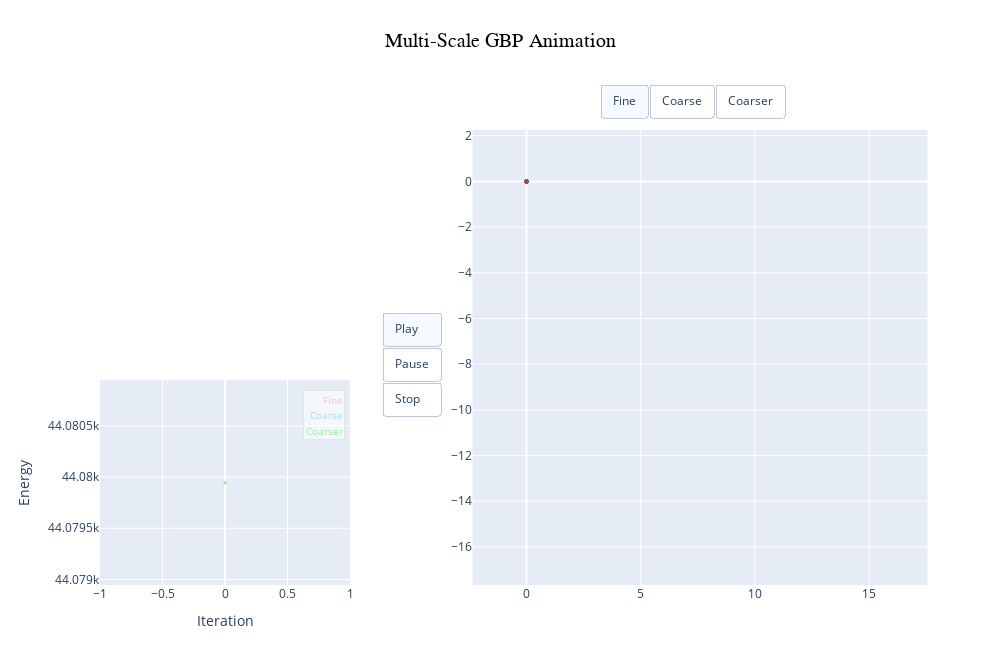

Notebook source saved alongside this figure:
### Code cell
import numpy as np
import plotly.graph_objects as go
import plotly.express as px

# Function to ensure only point visibility is toggled by buttons,
# while energy curves always stay visible (last 3 traces)
def make_visibility(show_fine, show_coarse, show_coarser):
    return [show_fine, show_coarse, show_coarser, True, True, True]

# Compute overall axis bounds for equal scaling
all_points = np.concatenate([
    linpoints_log.reshape(-1, 2),
    linpoints_log_coarse.reshape(-1, 2),
    linpoints_log_coarser.reshape(-1, 2)
], axis=0)

x_min, y_min = all_points.min(axis=0)
x_max, y_max = all_points.max(axis=0)

x_range = x_max - x_min
y_range = y_max - y_min
max_range = max(x_range, y_range) / 2

x_center = (x_max + x_min) / 2
y_center = (y_max + y_min) / 2

x_min_equal = x_center - max_range - 0.001 * max_range
x_max_equal = x_center + max_range + 0.001 * max_range
y_min_equal = y_center - max_range - 0.001 * max_range
y_max_equal = y_center + max_range + 0.001 * max_range

# Dimensions
num_iters = linpoints_log.shape[0]
fine_points = linpoints_log.shape[1]
coarse_points = linpoints_log_coarse.shape[1]
coarser_points = linpoints_log_coarser.shape[1]

# Assign colors to each point group
fine_base = px.colors.qualitative.Set3
fine_colors = (fine_base * ((fine_points // len(fine_base)) + 1))[:fine_points]
coarse_colors = px.colors.qualitative.Plotly * 10
coarser_colors = px.colors.qualitative.D3 * 10

# Precompute color assignments per point
coarse_color_list = [coarse_colors[i] for i in range(coarse_points) for _ in range(4)]
coarser_color_list = [coarser_colors[i] for i in range(coarser_points) for _ in range(16)]

# Create animation frames
frames = []
for t in range(num_iters):
    # Fine-level points (right side)
    fine_trace = go.Scatter(
        x=linpoints_log[t, :, 0],
        y=linpoints_log[t, :, 1],
        mode='markers',
        marker=dict(size=4, color=fine_colors),
        name='fine',
        showlegend=False,
        xaxis='x1',
        yaxis='y1'
    )

    # Coarse-level points (right side)
    coarse_pts = linpoints_log_coarse[t].reshape(-1, 2)
    coarse_trace = go.Scatter(
        x=coarse_pts[:, 0],
        y=coarse_pts[:, 1],
        mode='markers',
        marker=dict(size=4, color=coarse_color_list),
        name='coarse',
        showlegend=False,
        xaxis='x1',
        yaxis='y1'
    )

    # Coarser-level points (right side)
    coarser_pts = linpoints_log_coarser[t].reshape(-1, 2)
    coarser_trace = go.Scatter(
        x=coarser_pts[:, 0],
        y=coarser_pts[:, 1],
        mode='markers',
        marker=dict(size=4, color=coarser_color_list),
        name='coarser',
        showlegend=False,
        xaxis='x1',
        yaxis='y1'
    )

    # Sliding window for energy plot (left bottom)
    start_idx = max(0, t - 4)
    x_vals = np.arange(start_idx, t + 1)

    # Energy curves: fine, coarse, coarser
    energy_trace_fine = go.Scatter(
        x=x_vals,
        y=energy_log[start_idx:t + 1],
        mode='lines+markers',
        line=dict(color='pink'),
        marker=dict(size=3),
        name='Energy Fine',
        xaxis='x2',
        yaxis='y2',
        showlegend=False
    )

    energy_trace_coarse = go.Scatter(
        x=x_vals,
        y=energy_log_coarse[start_idx:t + 1],
        mode='lines+markers',
        line=dict(color='lightblue'),
        marker=dict(size=3),
        name='Energy Coarse',
        xaxis='x2',
        yaxis='y2',
        showlegend=False
    )

    energy_trace_coarser = go.Scatter(
        x=x_vals,
        y=energy_log_coarser[start_idx:t + 1],
        mode='lines+markers',
        line=dict(color='lightgreen'),
        marker=dict(size=3),
        name='Energy Coarser',
        xaxis='x2',
        yaxis='y2',
        showlegend=False
    )

    # Dynamic y-range for zoomed-in energy chart
    dynamic_ymax = max(
        energy_log[start_idx:t + 1].max(),
        energy_log_coarse[start_idx:t + 1].max(),
        energy_log_coarser[start_idx:t + 1].max()
    )
    dynamic_ymin = min(
        energy_log[start_idx:t + 1].min(),
        energy_log_coarse[start_idx:t + 1].min(),
        energy_log_coarser[start_idx:t + 1].min()
    )


    # Create and append this frame
    frames.append(go.Frame(
        name=str(t),
        data=[
            fine_trace, coarse_trace, coarser_trace,
            energy_trace_fine, energy_trace_coarse, energy_trace_coarser
        ],
        layout=go.Layout(
            xaxis2=dict(range=[start_idx, t], domain=[0.1, 0.35], anchor='y2'),
            yaxis2=dict(range=[0, dynamic_ymax], domain=[0, 0.45], anchor='x2')
        )
    ))

# Static layout (position and energy plots, animation buttons)
layout = go.Layout(
    width=1000,
    height=650,
    title=dict(
        text='Multi-Scale GBP Animation',
        x=0.5,
        xanchor='center',
        y=0.95,
        yanchor='top',
        font=dict(family='Times New Roman, serif', size=20, color='black')
    ),
    margin=dict(l=0, r=0, t=0.2 * 650, b=0.1 * 650),


    annotations=[
        dict(
            x=0.98, y=0.95,
            xref='x2 domain', yref='y2 domain',
            text="<span style='color:pink; font-size:10px;'>Fine</span><br>"
                "<span style='color:lightblue; font-size:10px;'>Coarse</span><br>"
                "<span style='color:lightgreen; font-size:10px;'>Coarser</span>",
            showarrow=False,
            align='right',
            bgcolor='rgba(255,255,255,0.6)',
            bordercolor='lightgray',
            borderwidth=0.5,
            borderpad=2,
        )
    ],


    # Main position plot (right)
    xaxis1=dict(range=[x_min_equal, x_max_equal], domain=[0.4, 1], constrain='domain', anchor='y1'),
    yaxis1=dict(range=[y_min_equal, y_max_equal], domain=[0, 1], scaleanchor='x1', scaleratio=1, anchor='x1'),

    # Energy plot (left-bottom)
    xaxis2=dict(domain=[0.1, 0.35], anchor="y2", title="Iteration", automargin=False),
    yaxis2=dict(domain=[0, 0.45], anchor="x2", title="Energy", automargin=False),

    # Button menus
    updatemenus=[
        {
            "type": "buttons",
            "direction": "down",
            "x": 0.44,
            "xanchor": "right",
            "y": 0.6,
            "yanchor": "top",
            "pad": {"r": 0, "t": 0},
            "buttons": [
                {"label": "Play", "method": "animate", "args": [None, {"frame": {"duration": 1000, "redraw": True}, "fromcurrent": True}]},
                {"label": "Pause", "method": "animate", "args": [[None], {"mode": "immediate", "frame": {"duration": 0, "redraw": False}, "transition": {"duration": 0}}]},
                {"label": "Stop", "method": "animate", "args": [["0"], {"mode": "immediate", "frame": {"duration": 0, "redraw": True}}]}
            ]
        },
        {
            "type": "buttons",
            "direction": "right",
            "x": 0.6,
            "xanchor": "left",
            "y": 1.1,
            "yanchor": "top",
            "pad": {"r": 0, "t": 0},
            "buttons": [
                {"label": "Fine", "method": "update", "args": [{"visible": make_visibility(True, False, False)}]},
                {"label": "Coarse", "method": "update", "args": [{"visible": make_visibility(False, True, False)}]},
                {"label": "Coarser", "method": "update", "args": [{"visible": make_visibility(False, False, True)}]}
            ]
        }
    ]


    
)

# Create and display figure


fig = go.Figure(data=frames[0].data, frames=frames, layout=layout)
fig.show()

### Figure 1 — Plotly figure (JSON) as saved in the notebook; plotly's stock layout.template omitted (floating-point values rounded to 4 significant figures; data arrays with more than 128 entries replaced by an {"elided": "..."} marker saying what was removed)
{"data": [{"marker": {"color": {"elided": "256 str values"}, "size": 4}, "mode": "markers", "name": "fine", "showlegend": false, "type": "scatter", "x": {"elided": "256 float values"}, "xaxis": "x", "y": {"elided": "256 float values"}, "yaxis": "y"}, {"marker": {"color": {"elided": "256 str values"}, "size": 4}, "mode": "markers", "name": "coarse", "showlegend": false, "type": "scatter", "x": {"elided": "256 float values"}, "xaxis": "x", "y": {"elided": "256 float values"}, "yaxis": "y"}, {"marker": {"color": {"elided": "256 str values"}, "size": 4}, "mode": "markers", "name": "coarser", "showlegend": false, "type": "scatter", "x": {"elided": "256 float values"}, "xaxis": "x", "y": {"elided": "256 float values"}, "yaxis": "y"}, {"line": {"color": "pink"}, "marker": {"size": 3}, "mode": "lines+markers", "name": "Energy Fine", "showlegend": false, "type": "scatter", "x": [0], "xaxis": "x2", "y": [44080.0], "yaxis": "y2"}, {"line": {"color": "lightblue"}, "marker": {"size": 3}, "mode": "lines+markers", "name": "Energy Coarse", "showlegend": false, "type": "scatter", "x": [0], "xaxis": "x2", "y": [44080.0], "yaxis": "y2"}, {"line": {"color": "lightgreen"}, "marker": {"size": 3}, "mode": "lines+markers", "name": "Energy Coarser", "showlegend": false, "type": "scatter", "x": [0], "xaxis": "x2", "y": [44080.0], "yaxis": "y2"}], "layout": {"annotations": [{"align": "right", "bgcolor": "rgba(255,255,255,0.6)", "bordercolor": "lightgray", "borderpad": 2, "borderwidth": 0.5, "showarrow": false, "text": "<span style='color:pink; font-size:10px;'>Fine</span><br><span style='color:lightblue; font-size:10px;'>Coarse</span><br><span style='color:lightgreen; font-size:10px;'>Coarser</span>", "x": 0.98, "xref": "x2 domain", "y": 0.95, "yref": "y2 domain"}], "height": 650, "margin": {"b": 65, "l": 0, "r": 0, "t": 130}, "title": {"font": {"color": "black", "family": "Times New Roman, serif", "size": 20}, "text": "Multi-Scale GBP Animation", "x": 0.5, "xanchor": "center", "y": 0.95, "yanchor": "top"}, "updatemenus": [{"buttons": [{"args": [null, {"frame": {"duration": 1000, "redraw": true}, "fromcurrent": true}], "label": "Play", "method": "animate"}, {"args": [[null], {"frame": {"duration": 0, "redraw": false}, "mode": "immediate", "transition": {"duration": 0}}], "label": "Pause", "method": "animate"}, {"args": [["0"], {"frame": {"duration": 0, "redraw": true}, "mode": "immediate"}], "label": "Stop", "method": "animate"}], "direction": "down", "pad": {"r": 0, "t": 0}, "type": "buttons", "x": 0.44, "xanchor": "right", "y": 0.6, "yanchor": "top"}, {"buttons": [{"args": [{"visible": [true, false, false, true, true, true]}], "label": "Fine", "method": "update"}, {"args": [{"visible": [false, true, false, true, true, true]}], "label": "Coarse", "method": "update"}, {"args": [{"visible": [false, false, true, true, true, true]}], "label": "Coarser", "method": "update"}], "direction": "right", "pad": {"r": 0, "t": 0}, "type": "buttons", "x": 0.6, "xanchor": "left", "y": 1.1, "yanchor": "top"}], "width": 1000, "xaxis": {"anchor": "y", "constrain": "domain", "domain": [0.4, 1], "range": [-2.362, 17.55]}, "xaxis2": {"anchor": "y2", "automargin": false, "domain": [0.1, 0.35], "title": {"text": "Iteration"}}, "yaxis": {"anchor": "x", "domain": [0, 1], "range": [-17.67, 2.251], "scaleanchor": "x", "scaleratio": 1}, "yaxis2": {"anchor": "x2", "automargin": false, "domain": [0, 0.45], "title": {"text": "Energy"}}}}
